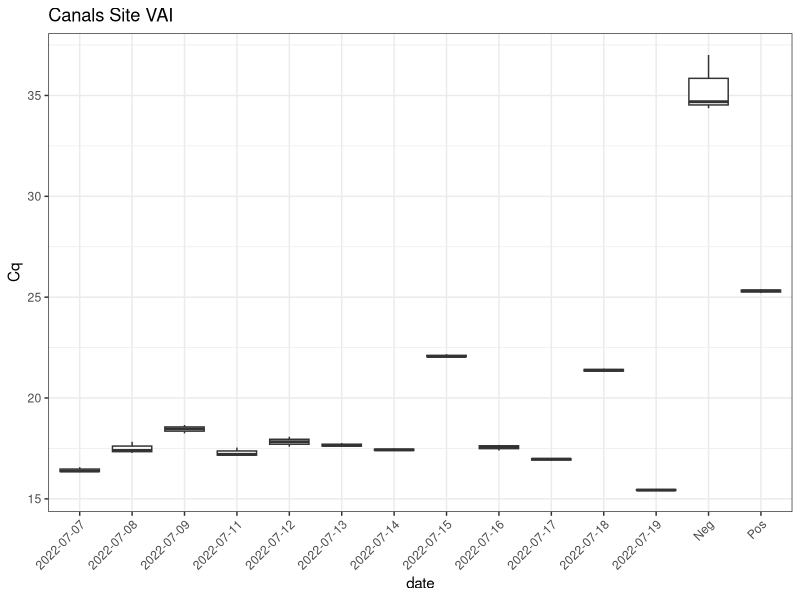
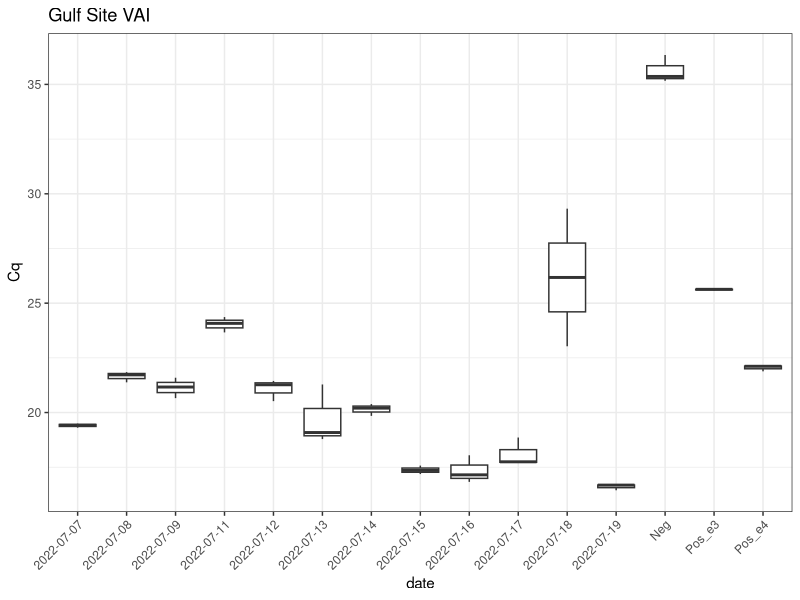

Reproduce these figures in R, in order.
## ---- chunk 1
library(here)
library(tidyverse)
## ---- chunk 2
r<- read.csv(here("data", "raw_data", "qpcr", "vai", "rd_vai_daily.csv")) #Gulf
c<- read.csv(here("data", "raw_data", "qpcr", "vai", "c2_vai_daily.csv"))
## ---- chunk 3
r<-
  r %>%
  filter(!Well %in% "I07") %>%
    select(Cq, Sample)

c<- 
  c %>%
  select(Cq, Sample)
## ---- chunk 4
#CANALS
c<-
  c %>%
  mutate(day = substr(c$Sample, 2,3),
         date = case_when(day == "7"~"2022-07-07",
                         day ==  "8"~"2022-07-08",
                         day ==  "9"~"2022-07-09",
                         day ==  "11"~"2022-07-11",
                         day == "12"~"2022-07-12",
                         day ==  "13"~"2022-07-13",
                         day ==  "14"~"2022-07-14",
                         day ==  "15"~"2022-07-15",
                         day ==  "16"~"2022-07-16",
                         day == "17"~"2022-07-17",
                         day ==  "18"~"2022-07-18",
                         day == "19"~"2022-07-19",
                         Sample == "Pos" ~ "Pos",
                         Sample == "NTC" ~ "Neg"))

#GULF
r<-
  r %>%
  mutate(day = substr(r$Sample, 3,4),
         date = case_when(day == "7"~"2022-07-07",
                         day ==  "8"~"2022-07-08",
                         day ==  "9"~"2022-07-09",
                         day ==  "11"~"2022-07-11",
                         day == "12"~"2022-07-12",
                         day ==  "13"~"2022-07-13",
                         day ==  "14"~"2022-07-14",
                         day ==  "15"~"2022-07-15",
                         day ==  "16"~"2022-07-16",
                         day == "17"~"2022-07-17",
                         day ==  "18"~"2022-07-18",
                         day == "19"~"2022-07-19",
                         Sample == "e3" ~ "Pos_e3",
                         Sample == "e4" ~ "Pos_e4",
                         Sample == "NTC" ~ "Neg"))
## ---- chunk 5
c %>%
  ggplot() + geom_boxplot(
  aes(x = date,
      y = Cq)) +
  theme_bw() +
  theme(axis.text.x = element_text(angle = 45, hjust = 1)) +
  labs(title = "Canals Site VAI")
## ---- chunk 6
r %>%
  ggplot() + geom_boxplot(
  aes(x = date,
      y = Cq)) +
  theme_bw() +
  theme(axis.text.x = element_text(angle = 45, hjust = 1)) +
  labs(title = "Gulf Site VAI")
